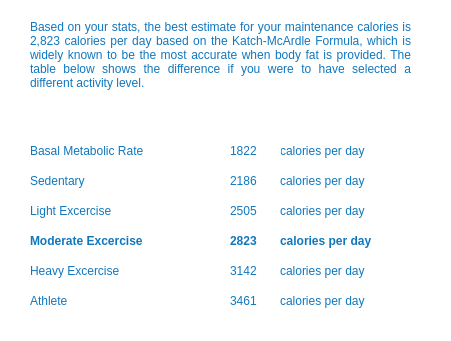
          <widget class="QFrame" name="frame_4">
           <property name="geometry">
            <rect>
             <x>870</x>
             <y>70</y>
             <width>451</width>
             <height>341</height>
            </rect>
           </property>
           <property name="styleSheet">
            <string notr="true">background-color: rgb(255, 255, 255);
color: rgb(17, 119, 189);
border-radius : 10px;</string>
           </property>
           <property name="frameShape">
            <enum>QFrame::StyledPanel</enum>
           </property>
           <property name="frameShadow">
            <enum>QFrame::Raised</enum>
           </property>
           <widget class="QLabel" name="txtAthCal">
            <property name="enabled">
             <bool>true</bool>
            </property>
            <property name="geometry">
             <rect>
              <x>230</x>
              <y>290</y>
              <width>51</width>
              <height>21</height>
             </rect>
            </property>
            <property name="font">
             <font>
              <pointsize>9</pointsize>
              <weight>50</weight>
              <bold>false</bold>
             </font>
            </property>
            <property name="text">
             <string>3461</string>
            </property>
           </widget>
           <widget class="QLabel" name="txtSedCal">
            <property name="enabled">
             <bool>true</bool>
            </property>
            <property name="geometry">
             <rect>
              <x>230</x>
              <y>170</y>
              <width>51</width>
              <height>21</height>
             </rect>
            </property>
            <property name="font">
             <font>
              <pointsize>9</pointsize>
              <weight>50</weight>
              <bold>false</bold>
             </font>
            </property>
            <property name="text">
             <string>2186</string>
            </property>
           </widget>
           <widget class="QLabel" name="txt5">
            <property name="geometry">
             <rect>
              <x>30</x>
              <y>260</y>
              <width>161</width>
              <height>21</height>
             </rect>
            </property>
            <property name="font">
             <font>
              <pointsize>9</pointsize>
             </font>
            </property>
            <property name="text">
             <string>Heavy Excercise</string>
            </property>
           </widget>
           <widget class="QLabel" name="cpd6">
            <property name="geometry">
             <rect>
              <x>280</x>
              <y>290</y>
              <width>141</width>
              <height>21</height>
             </rect>
            </property>
            <property name="font">
             <font>
              <pointsize>9</pointsize>
             </font>
            </property>
            <property name="text">
             <string>calories per day</string>
            </property>
           </widget>
           <widget class="QLabel" name="txtMexCal">
            <property name="enabled">
             <bool>true</bool>
            </property>
            <property name="geometry">
             <rect>
              <x>230</x>
              <y>230</y>
              <width>51</width>
              <height>21</height>
             </rect>
            </property>
            <property name="font">
             <font>
              <pointsize>9</pointsize>
              <weight>75</weight>
              <bold>true</bold>
             </font>
            </property>
            <property name="text">
             <string>2823</string>
            </property>
           </widget>
           <widget class="QLabel" name="txt3">
            <property name="geometry">
             <rect>
              <x>30</x>
              <y>200</y>
              <width>161</width>
              <height>21</height>
             </rect>
            </property>
            <property name="font">
             <font>
              <pointsize>9</pointsize>
             </font>
            </property>
            <property name="text">
             <string>Light Excercise</string>
            </property>
           </widget>
           <widget class="QLabel" name="txt2">
            <property name="geometry">
             <rect>
              <x>30</x>
              <y>170</y>
              <width>161</width>
              <height>21</height>
             </rect>
            </property>
            <property name="font">
             <font>
              <pointsize>9</pointsize>
             </font>
            </property>
            <property name="text">
             <string>Sedentary</string>
            </property>
           </widget>
           <widget class="QLabel" name="txt4">
            <property name="geometry">
             <rect>
              <x>30</x>
              <y>230</y>
              <width>161</width>
              <height>21</height>
             </rect>
            </property>
            <property name="font">
             <font>
              <pointsize>9</pointsize>
              <weight>75</weight>
              <bold>true</bold>
             </font>
            </property>
            <property name="text">
             <string>Moderate Excercise</string>
            </property>
           </widget>
           <widget class="QLabel" name="cpd1">
            <property name="geometry">
             <rect>
              <x>280</x>
              <y>140</y>
              <width>141</width>
              <height>21</height>
             </rect>
            </property>
            <property name="font">
             <font>
              <pointsize>9</pointsize>
             </font>
            </property>
            <property name="text">
             <string>calories per day</string>
            </property>
           </widget>
           <widget class="QLabel" name="txtHexCal">
            <property name="enabled">
             <bool>true</bool>
            </property>
            <property name="geometry">
             <rect>
              <x>230</x>
              <y>260</y>
              <width>51</width>
              <height>21</height>
             </rect>
            </property>
            <property name="font">
             <font>
              <pointsize>9</pointsize>
              <weight>50</weight>
              <bold>false</bold>
             </font>
            </property>
            <property name="text">
             <string>3142</string>
            </property>
           </widget>
           <widget class="QLabel" name="cpd2">
            <property name="geometry">
             <rect>
              <x>280</x>
              <y>170</y>
              <width>141</width>
              <height>21</height>
             </rect>
            </property>
            <property name="font">
             <font>
              <pointsize>9</pointsize>
             </font>
            </property>
            <property name="text">
             <string>calories per day</string>
            </property>
           </widget>
           <widget class="QLabel" name="txt6">
            <property name="geometry">
             <rect>
              <x>30</x>
              <y>290</y>
              <width>171</width>
              <height>21</height>
             </rect>
            </property>
            <property name="font">
             <font>
              <pointsize>9</pointsize>
             </font>
            </property>
            <property name="text">
             <string>Athlete</string>
            </property>
           </widget>
           <widget class="QLabel" name="tdeeExp">
            <property name="geometry">
             <rect>
              <x>30</x>
              <y>20</y>
              <width>381</width>
              <height>111</height>
             </rect>
            </property>
            <property name="font">
             <font>
              <pointsize>9</pointsize>
             </font>
            </property>
            <property name="text">
             <string>Based on your stats, the best estimate for your maintenance calories is 2,823 calories per day based on the Katch-McArdle Formula, which is widely known to be the most accurate when body fat is provided. The table below shows the difference if you were to have selected a different activity level.</string>
            </property>
            <property name="alignment">
             <set>Qt::AlignJustify|Qt::AlignTop</set>
            </property>
            <property name="wordWrap">
             <bool>true</bool>
            </property>
           </widget>
           <widget class="QLabel" name="cpd4">
            <property name="geometry">
             <rect>
              <x>280</x>
              <y>230</y>
              <width>141</width>
              <height>21</height>
             </rect>
            </property>
            <property name="font">
             <font>
              <pointsize>9</pointsize>
              <weight>75</weight>
              <bold>true</bold>
             </font>
            </property>
            <property name="text">
             <string>calories per day</string>
            </property>
           </widget>
           <widget class="QLabel" name="txt1">
            <property name="geometry">
             <rect>
              <x>30</x>
              <y>140</y>
              <width>161</width>
              <height>21</height>
             </rect>
            </property>
            <property name="font">
             <font>
              <pointsize>9</pointsize>
             </font>
            </property>
            <property name="text">
             <string>Basal Metabolic Rate</string>
            </property>
           </widget>
           <widget class="QLabel" name="txtLexCal">
            <property name="enabled">
             <bool>true</bool>
            </property>
            <property name="geometry">
             <rect>
              <x>230</x>
              <y>200</y>
              <width>51</width>
              <height>21</height>
             </rect>
            </property>
            <property name="font">
             <font>
              <pointsize>9</pointsize>
              <weight>50</weight>
              <bold>false</bold>
             </font>
            </property>
            <property name="text">
             <string>2505</string>
            </property>
           </widget>
           <widget class="QLabel" name="cpd3">
            <property name="geometry">
             <rect>
              <x>280</x>
              <y>200</y>
              <width>141</width>
              <height>21</height>
             </rect>
            </property>
            <property name="font">
             <font>
              <pointsize>9</pointsize>
             </font>
            </property>
            <property name="text">
             <string>calories per day</string>
            </property>
           </widget>
           <widget class="QLabel" name="txtBMRCal">
            <property name="enabled">
             <bool>true</bool>
            </property>
            <property name="geometry">
             <rect>
              <x>230</x>
              <y>140</y>
              <width>51</width>
              <height>21</height>
             </rect>
            </property>
            <property name="font">
             <font>
              <pointsize>9</pointsize>
              <weight>50</weight>
              <bold>false</bold>
             </font>
            </property>
            <property name="text">
             <string>1822</string>
            </property>
           </widget>
           <widget class="QLabel" name="cpd5">
            <property name="geometry">
             <rect>
              <x>280</x>
              <y>260</y>
              <width>141</width>
              <height>21</height>
             </rect>
            </property>
            <property name="font">
             <font>
              <pointsize>9</pointsize>
             </font>
            </property>
            <property name="text">
             <string>calories per day</string>
            </property>
           </widget>
          </widget>
